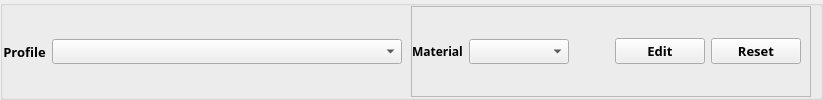
    <widget class="QGroupBox" name="groupBox_profile">
     <property name="sizePolicy">
      <sizepolicy hsizetype="Preferred" vsizetype="Preferred">
       <horstretch>0</horstretch>
       <verstretch>0</verstretch>
      </sizepolicy>
     </property>
     <property name="minimumSize">
      <size>
       <width>750</width>
       <height>0</height>
      </size>
     </property>
     <property name="font">
      <font>
       <family>맑은 고딕</family>
       <pointsize>9</pointsize>
       <weight>50</weight>
       <bold>false</bold>
      </font>
     </property>
     <layout class="QHBoxLayout" name="horizontalLayout_2" stretch="1,1">
      <property name="leftMargin">
       <number>0</number>
      </property>
      <property name="topMargin">
       <number>0</number>
      </property>
      <property name="rightMargin">
       <number>9</number>
      </property>
      <property name="bottomMargin">
       <number>0</number>
      </property>
      <item>
       <widget class="QFrame" name="frame_profile_sub1">
        <property name="font">
         <font>
          <family>맑은 고딕</family>
          <pointsize>9</pointsize>
          <weight>50</weight>
          <bold>false</bold>
         </font>
        </property>
        <property name="frameShape">
         <enum>QFrame::NoFrame</enum>
        </property>
        <property name="frameShadow">
         <enum>QFrame::Plain</enum>
        </property>
        <property name="lineWidth">
         <number>0</number>
        </property>
        <layout class="QHBoxLayout" name="horizontalLayout" stretch="0,0">
         <property name="leftMargin">
          <number>0</number>
         </property>
         <property name="topMargin">
          <number>3</number>
         </property>
         <property name="rightMargin">
          <number>3</number>
         </property>
         <property name="bottomMargin">
          <number>3</number>
         </property>
         <item>
          <widget class="QLabel" name="label">
           <property name="font">
            <font>
             <family>맑은 고딕</family>
             <pointsize>10</pointsize>
             <weight>75</weight>
             <bold>true</bold>
            </font>
           </property>
           <property name="text">
            <string>Profile</string>
           </property>
           <property name="alignment">
            <set>Qt::AlignCenter</set>
           </property>
          </widget>
         </item>
         <item>
          <widget class="CustomStringComboBox" name="comboBox_profileNameList">
           <property name="minimumSize">
            <size>
             <width>350</width>
             <height>0</height>
            </size>
           </property>
           <property name="font">
            <font>
             <family>맑은 고딕</family>
             <pointsize>9</pointsize>
             <weight>75</weight>
             <bold>true</bold>
            </font>
           </property>
          </widget>
         </item>
        </layout>
       </widget>
      </item>
      <item>
       <widget class="QFrame" name="frame_profile_sub2">
        <property name="frameShape">
         <enum>QFrame::StyledPanel</enum>
        </property>
        <property name="frameShadow">
         <enum>QFrame::Raised</enum>
        </property>
        <layout class="QHBoxLayout" name="horizontalLayout_8">
         <property name="leftMargin">
          <number>0</number>
         </property>
         <item>
          <widget class="QLabel" name="label_68">
           <property name="font">
            <font>
             <weight>75</weight>
             <bold>true</bold>
            </font>
           </property>
           <property name="toolTip">
            <string>material_tooltip</string>
           </property>
           <property name="text">
            <string>Material</string>
           </property>
          </widget>
         </item>
         <item>
          <widget class="CustomStringComboBox" name="comboBox_Material">
           <property name="minimumSize">
            <size>
             <width>100</width>
             <height>0</height>
            </size>
           </property>
           <property name="maximumSize">
            <size>
             <width>16777215</width>
             <height>16777215</height>
            </size>
           </property>
           <property name="font">
            <font>
             <family>맑은 고딕</family>
             <pointsize>9</pointsize>
             <weight>75</weight>
             <bold>true</bold>
             <stylestrategy>PreferDefault</stylestrategy>
            </font>
           </property>
           <property name="toolTip">
            <string>material_tooltip</string>
           </property>
           <property name="styleSheet">
            <string notr="true"/>
           </property>
           <property name="originalValue" stdset="0">
            <string/>
           </property>
          </widget>
         </item>
         <item>
          <spacer name="horizontalSpacer">
           <property name="orientation">
            <enum>Qt::Horizontal</enum>
           </property>
           <property name="sizeHint" stdset="0">
            <size>
             <width>40</width>
             <height>20</height>
            </size>
           </property>
          </spacer>
         </item>
         <item>
          <widget class="QPushButton" name="pushButton_edit">
           <property name="minimumSize">
            <size>
             <width>90</width>
             <height>26</height>
            </size>
           </property>
           <property name="maximumSize">
            <size>
             <width>120</width>
             <height>16777215</height>
            </size>
           </property>
           <property name="font">
            <font>
             <family>맑은 고딕</family>
             <pointsize>10</pointsize>
             <weight>75</weight>
             <bold>true</bold>
            </font>
           </property>
           <property name="text">
            <string>Edit</string>
           </property>
          </widget>
         </item>
         <item>
          <widget class="QPushButton" name="pushButton_reset">
           <property name="minimumSize">
            <size>
             <width>90</width>
             <height>26</height>
            </size>
           </property>
           <property name="maximumSize">
            <size>
             <width>120</width>
             <height>16777215</height>
            </size>
           </property>
           <property name="font">
            <font>
             <family>맑은 고딕</family>
             <pointsize>10</pointsize>
             <weight>75</weight>
             <bold>true</bold>
            </font>
           </property>
           <property name="text">
            <string>Reset</string>
           </property>
          </widget>
         </item>
        </layout>
       </widget>
      </item>
     </layout>
    </widget>
